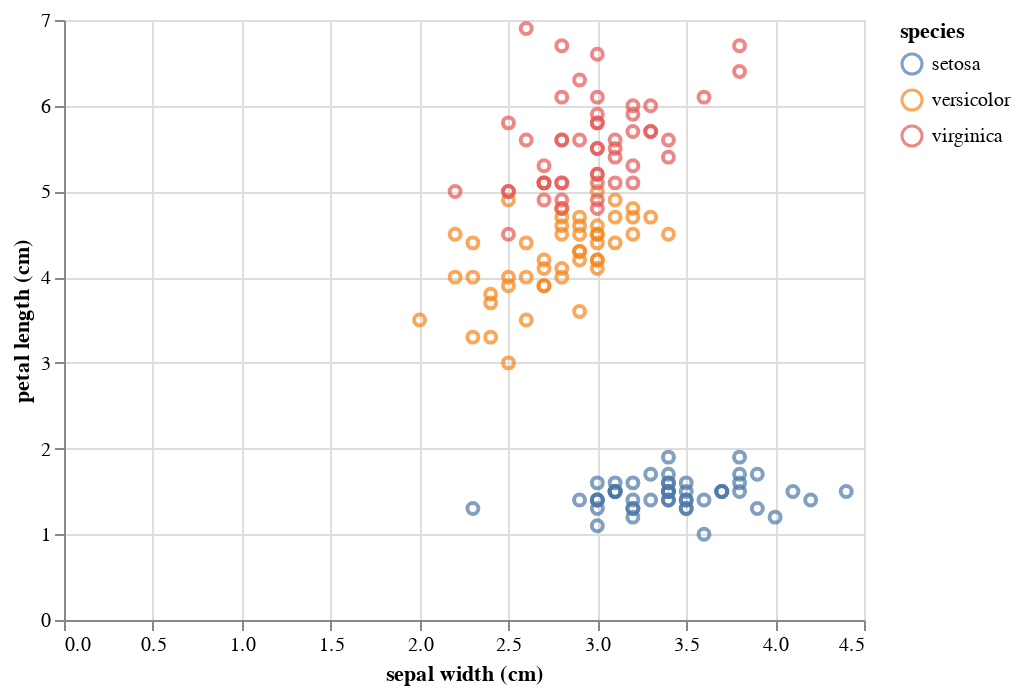

The cell this chart's notebook holds for it:
### Markdown cell above
### Exercise 2

**a)** Make a scatter plot of sepal width versus petal length with the glyphs colored by species.

### Code cell
alt.Chart(df_tidy
    ).mark_point(
    ).encode(
        x = 'sepal width (cm)',
        y = 'petal length (cm)',
        color=alt.Color('species', title = 'species')
    ).interactive()

### Figure 1 — Vega-Lite specification as saved in the notebook (floating-point values rounded to 4 significant figures; data arrays with more than 128 entries replaced by an {"elided": "..."} marker saying what was removed)
{"$schema": "https://vega.github.io/schema/vega-lite/v2.6.0.json", "config": {"view": {"height": 300, "width": 400}}, "data": {"name": "data-f50ba617f8f217538f0b067a42802046"}, "datasets": {"data-f50ba617f8f217538f0b067a42802046": {"elided": "150 records"}}, "encoding": {"color": {"field": "species", "title": "species", "type": "nominal"}, "x": {"field": "sepal width (cm)", "type": "quantitative"}, "y": {"field": "petal length (cm)", "type": "quantitative"}}, "mark": "point", "selection": {"selector001": {"bind": "scales", "encodings": ["x", "y"], "mark": {"fill": "#333", "fillOpacity": 0.125, "stroke": "white"}, "on": "[mousedown, window:mouseup] > window:mousemove!", "resolve": "global", "translate": "[mousedown, window:mouseup] > window:mousemove!", "type": "interval", "zoom": "wheel!"}}}
